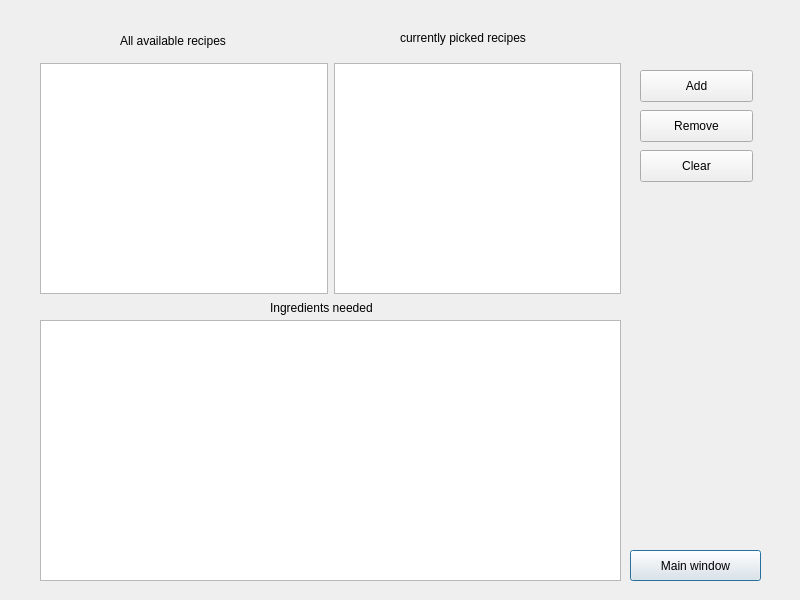
<?xml version="1.0" encoding="UTF-8"?>
<ui version="4.0">
 <class>CookingDialog</class>
 <widget class="QDialog" name="CookingDialog">
  <property name="geometry">
   <rect>
    <x>0</x>
    <y>0</y>
    <width>800</width>
    <height>600</height>
   </rect>
  </property>
  <property name="windowTitle">
   <string>Dialog</string>
  </property>
  <widget class="QListView" name="ingredientsListView">
   <property name="geometry">
    <rect>
     <x>40</x>
     <y>320</y>
     <width>581</width>
     <height>261</height>
    </rect>
   </property>
  </widget>
  <widget class="QPushButton" name="returnButton">
   <property name="geometry">
    <rect>
     <x>630</x>
     <y>550</y>
     <width>131</width>
     <height>31</height>
    </rect>
   </property>
   <property name="text">
    <string>Main window</string>
   </property>
  </widget>
  <widget class="QLabel" name="ingredientsLabel">
   <property name="geometry">
    <rect>
     <x>270</x>
     <y>300</y>
     <width>121</width>
     <height>16</height>
    </rect>
   </property>
   <property name="text">
    <string>Ingredients needed</string>
   </property>
  </widget>
  <widget class="QLabel" name="allRecipesLabel">
   <property name="geometry">
    <rect>
     <x>120</x>
     <y>30</y>
     <width>131</width>
     <height>21</height>
    </rect>
   </property>
   <property name="text">
    <string>All available recipes</string>
   </property>
  </widget>
  <widget class="QLabel" name="pickedRecipesLabel">
   <property name="geometry">
    <rect>
     <x>400</x>
     <y>30</y>
     <width>151</width>
     <height>16</height>
    </rect>
   </property>
   <property name="text">
    <string>currently picked recipes</string>
   </property>
  </widget>
  <widget class="QPushButton" name="removeButton">
   <property name="geometry">
    <rect>
     <x>640</x>
     <y>110</y>
     <width>113</width>
     <height>32</height>
    </rect>
   </property>
   <property name="text">
    <string>Remove</string>
   </property>
  </widget>
  <widget class="QPushButton" name="addButton">
   <property name="geometry">
    <rect>
     <x>640</x>
     <y>70</y>
     <width>113</width>
     <height>32</height>
    </rect>
   </property>
   <property name="text">
    <string>Add</string>
   </property>
  </widget>
  <widget class="QPushButton" name="clearButton">
   <property name="geometry">
    <rect>
     <x>640</x>
     <y>150</y>
     <width>113</width>
     <height>32</height>
    </rect>
   </property>
   <property name="text">
    <string>Clear</string>
   </property>
  </widget>
  <widget class="QWidget" name="">
   <property name="geometry">
    <rect>
     <x>40</x>
     <y>63</y>
     <width>581</width>
     <height>231</height>
    </rect>
   </property>
   <layout class="QHBoxLayout" name="horizontalLayout">
    <item>
     <widget class="QListView" name="allRecipesListView"/>
    </item>
    <item>
     <widget class="QListView" name="pickedListView"/>
    </item>
   </layout>
  </widget>
 </widget>
 <resources/>
 <connections/>
</ui>
